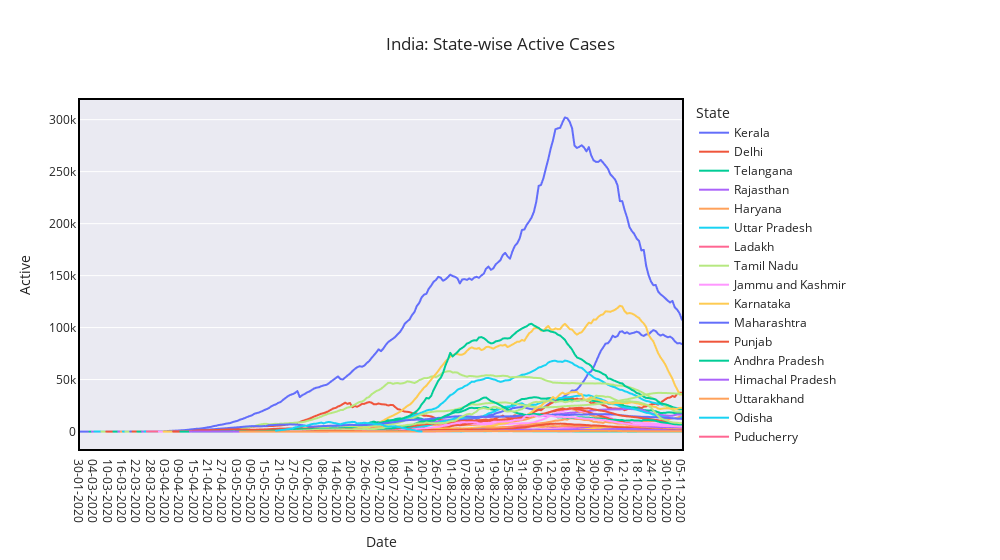

Notebook code for this chart:
### Code cell
fig = px.line(df_without_Ind, x='Date', y='Active', color='State', title='India: State-wise Active Cases')
fig.update_layout(hovermode='closest',template='seaborn',width=1000,xaxis=dict(mirror=True,linewidth=2,linecolor='black',showgrid=False),
                 yaxis=dict(mirror=True,linewidth=2,linecolor='black'))
fig.show()

### Figure 1 — Plotly figure (JSON) as saved in the notebook; plotly's stock layout.template omitted (floating-point values rounded to 4 significant figures; data arrays with more than 128 entries replaced by an {"elided": "..."} marker saying what was removed)
{"data": [{"hovertemplate": "State=Kerala<br>Date=%{x}<br>Active=%{y}<extra></extra>", "legendgroup": "Kerala", "line": {"color": "#636efa", "dash": "solid"}, "mode": "lines", "name": "Kerala", "showlegend": true, "type": "scattergl", "x": {"elided": "253 str values"}, "xaxis": "x", "y": {"elided": "253 int values"}, "yaxis": "y"}, {"hovertemplate": "State=Delhi<br>Date=%{x}<br>Active=%{y}<extra></extra>", "legendgroup": "Delhi", "line": {"color": "#EF553B", "dash": "solid"}, "mode": "lines", "name": "Delhi", "showlegend": true, "type": "scattergl", "x": {"elided": "249 str values"}, "xaxis": "x", "y": {"elided": "249 int values"}, "yaxis": "y"}, {"hovertemplate": "State=Telangana<br>Date=%{x}<br>Active=%{y}<extra></extra>", "legendgroup": "Telangana", "line": {"color": "#00cc96", "dash": "solid"}, "mode": "lines", "name": "Telangana", "showlegend": true, "type": "scattergl", "x": {"elided": "249 str values"}, "xaxis": "x", "y": {"elided": "249 int values"}, "yaxis": "y"}, {"hovertemplate": "State=Rajasthan<br>Date=%{x}<br>Active=%{y}<extra></extra>", "legendgroup": "Rajasthan", "line": {"color": "#ab63fa", "dash": "solid"}, "mode": "lines", "name": "Rajasthan", "showlegend": true, "type": "scattergl", "x": {"elided": "248 str values"}, "xaxis": "x", "y": {"elided": "248 int values"}, "yaxis": "y"}, {"hovertemplate": "State=Haryana<br>Date=%{x}<br>Active=%{y}<extra></extra>", "legendgroup": "Haryana", "line": {"color": "#FFA15A", "dash": "solid"}, "mode": "lines", "name": "Haryana", "showlegend": true, "type": "scattergl", "x": {"elided": "247 str values"}, "xaxis": "x", "y": {"elided": "247 int values"}, "yaxis": "y"}, {"hovertemplate": "State=Uttar Pradesh<br>Date=%{x}<br>Active=%{y}<extra></extra>", "legendgroup": "Uttar Pradesh", "line": {"color": "#19d3f3", "dash": "solid"}, "mode": "lines", "name": "Uttar Pradesh", "showlegend": true, "type": "scattergl", "x": {"elided": "247 str values"}, "xaxis": "x", "y": {"elided": "247 int values"}, "yaxis": "y"}, {"hovertemplate": "State=Ladakh<br>Date=%{x}<br>Active=%{y}<extra></extra>", "legendgroup": "Ladakh", "line": {"color": "#FF6692", "dash": "solid"}, "mode": "lines", "name": "Ladakh", "showlegend": true, "type": "scattergl", "x": {"elided": "244 str values"}, "xaxis": "x", "y": {"elided": "244 int values"}, "yaxis": "y"}, {"hovertemplate": "State=Tamil Nadu<br>Date=%{x}<br>Active=%{y}<extra></extra>", "legendgroup": "Tamil Nadu", "line": {"color": "#B6E880", "dash": "solid"}, "mode": "lines", "name": "Tamil Nadu", "showlegend": true, "type": "scattergl", "x": {"elided": "244 str values"}, "xaxis": "x", "y": {"elided": "244 int values"}, "yaxis": "y"}, {"hovertemplate": "State=Jammu and Kashmir<br>Date=%{x}<br>Active=%{y}<extra></extra>", "legendgroup": "Jammu and Kashmir", "line": {"color": "#FF97FF", "dash": "solid"}, "mode": "lines", "name": "Jammu and Kashmir", "showlegend": true, "type": "scattergl", "x": {"elided": "242 str values"}, "xaxis": "x", "y": {"elided": "242 int values"}, "yaxis": "y"}, {"hovertemplate": "State=Karnataka<br>Date=%{x}<br>Active=%{y}<extra></extra>", "legendgroup": "Karnataka", "line": {"color": "#FECB52", "dash": "solid"}, "mode": "lines", "name": "Karnataka", "showlegend": true, "type": "scattergl", "x": {"elided": "242 str values"}, "xaxis": "x", "y": {"elided": "242 int values"}, "yaxis": "y"}, {"hovertemplate": "State=Maharashtra<br>Date=%{x}<br>Active=%{y}<extra></extra>", "legendgroup": "Maharashtra", "line": {"color": "#636efa", "dash": "solid"}, "mode": "lines", "name": "Maharashtra", "showlegend": true, "type": "scattergl", "x": {"elided": "242 str values"}, "xaxis": "x", "y": {"elided": "242 int values"}, "yaxis": "y"}, {"hovertemplate": "State=Punjab<br>Date=%{x}<br>Active=%{y}<extra></extra>", "legendgroup": "Punjab", "line": {"color": "#EF553B", "dash": "solid"}, "mode": "lines", "name": "Punjab", "showlegend": true, "type": "scattergl", "x": {"elided": "242 str values"}, "xaxis": "x", "y": {"elided": "242 int values"}, "yaxis": "y"}, {"hovertemplate": "State=Andhra Pradesh<br>Date=%{x}<br>Active=%{y}<extra></extra>", "legendgroup": "Andhra Pradesh", "line": {"color": "#00cc96", "dash": "solid"}, "mode": "lines", "name": "Andhra Pradesh", "showlegend": true, "type": "scattergl", "x": {"elided": "239 str values"}, "xaxis": "x", "y": {"elided": "239 int values"}, "yaxis": "y"}, {"hovertemplate": "State=Himachal Pradesh<br>Date=%{x}<br>Active=%{y}<extra></extra>", "legendgroup": "Himachal Pradesh", "line": {"color": "#ab63fa", "dash": "solid"}, "mode": "lines", "name": "Himachal Pradesh", "showlegend": true, "type": "scattergl", "x": {"elided": "237 str values"}, "xaxis": "x", "y": {"elided": "237 int values"}, "yaxis": "y"}, {"hovertemplate": "State=Uttarakhand<br>Date=%{x}<br>Active=%{y}<extra></extra>", "legendgroup": "Uttarakhand", "line": {"color": "#FFA15A", "dash": "solid"}, "mode": "lines", "name": "Uttarakhand", "showlegend": true, "type": "scattergl", "x": {"elided": "236 str values"}, "xaxis": "x", "y": {"elided": "236 int values"}, "yaxis": "y"}, {"hovertemplate": "State=Odisha<br>Date=%{x}<br>Active=%{y}<extra></extra>", "legendgroup": "Odisha", "line": {"color": "#19d3f3", "dash": "solid"}, "mode": "lines", "name": "Odisha", "showlegend": true, "type": "scattergl", "x": {"elided": "235 str values"}, "xaxis": "x", "y": {"elided": "235 int values"}, "yaxis": "y"}, {"hovertemplate": "State=Puducherry<br>Date=%{x}<br>Active=%{y}<extra></extra>", "legendgroup": "Puducherry", "line": {"color": "#FF6692", "dash": "solid"}, "mode": "lines", "name": "Puducherry", "showlegend": true, "type": "scattergl", "x": {"elided": "234 str values"}, "xaxis": "x", "y": {"elided": "234 int values"}, "yaxis": "y"}, {"hovertemplate": "State=West Bengal<br>Date=%{x}<br>Active=%{y}<extra></extra>", "legendgroup": "West Bengal", "line": {"color": "#B6E880", "dash": "solid"}, "mode": "lines", "name": "West Bengal", "showlegend": true, "type": "scattergl", "x": {"elided": "234 str values"}, "xaxis": "x", "y": {"elided": "234 int values"}, "yaxis": "y"}, {"hovertemplate": "State=Chandigarh<br>Date=%{x}<br>Active=%{y}<extra></extra>", "legendgroup": "Chandigarh", "line": {"color": "#FF97FF", "dash": "solid"}, "mode": "lines", "name": "Chandigarh", "showlegend": true, "type": "scattergl", "x": {"elided": "232 str values"}, "xaxis": "x", "y": {"elided": "232 int values"}, "yaxis": "y"}, {"hovertemplate": "State=Chhattisgarh<br>Date=%{x}<br>Active=%{y}<extra></extra>", "legendgroup": "Chhattisgarh", "line": {"color": "#FECB52", "dash": "solid"}, "mode": "lines", "name": "Chhattisgarh", "showlegend": true, "type": "scattergl", "x": {"elided": "232 str values"}, "xaxis": "x", "y": {"elided": "232 int values"}, "yaxis": "y"}, {"hovertemplate": "State=Gujarat<br>Date=%{x}<br>Active=%{y}<extra></extra>", "legendgroup": "Gujarat", "line": {"color": "#636efa", "dash": "solid"}, "mode": "lines", "name": "Gujarat", "showlegend": true, "type": "scattergl", "x": {"elided": "232 str values"}, "xaxis": "x", "y": {"elided": "232 int values"}, "yaxis": "y"}, {"hovertemplate": "State=Madhya Pradesh<br>Date=%{x}<br>Active=%{y}<extra></extra>", "legendgroup": "Madhya Pradesh", "line": {"color": "#EF553B", "dash": "solid"}, "mode": "lines", "name": "Madhya Pradesh", "showlegend": true, "type": "scattergl", "x": {"elided": "231 str values"}, "xaxis": "x", "y": {"elided": "231 int values"}, "yaxis": "y"}, {"hovertemplate": "State=Bihar<br>Date=%{x}<br>Active=%{y}<extra></extra>", "legendgroup": "Bihar", "line": {"color": "#00cc96", "dash": "solid"}, "mode": "lines", "name": "Bihar", "showlegend": true, "type": "scattergl", "x": {"elided": "229 str values"}, "xaxis": "x", "y": {"elided": "229 int values"}, "yaxis": "y"}, {"hovertemplate": "State=Manipur<br>Date=%{x}<br>Active=%{y}<extra></extra>", "legendgroup": "Manipur", "line": {"color": "#ab63fa", "dash": "solid"}, "mode": "lines", "name": "Manipur", "showlegend": true, "type": "scattergl", "x": {"elided": "227 str values"}, "xaxis": "x", "y": {"elided": "227 int values"}, "yaxis": "y"}, {"hovertemplate": "State=Goa<br>Date=%{x}<br>Active=%{y}<extra></extra>", "legendgroup": "Goa", "line": {"color": "#FFA15A", "dash": "solid"}, "mode": "lines", "name": "Goa", "showlegend": true, "type": "scattergl", "x": {"elided": "226 str values"}, "xaxis": "x", "y": {"elided": "226 int values"}, "yaxis": "y"}, {"hovertemplate": "State=Mizoram<br>Date=%{x}<br>Active=%{y}<extra></extra>", "legendgroup": "Mizoram", "line": {"color": "#19d3f3", "dash": "solid"}, "mode": "lines", "name": "Mizoram", "showlegend": true, "type": "scattergl", "x": {"elided": "226 str values"}, "xaxis": "x", "y": {"elided": "226 int values"}, "yaxis": "y"}, {"hovertemplate": "State=Andaman and Nicobar Islands<br>Date=%{x}<br>Active=%{y}<extra></extra>", "legendgroup": "Andaman and Nicobar Islands", "line": {"color": "#FF6692", "dash": "solid"}, "mode": "lines", "name": "Andaman and Nicobar Islands", "showlegend": true, "type": "scattergl", "x": {"elided": "225 str values"}, "xaxis": "x", "y": {"elided": "225 int values"}, "yaxis": "y"}, {"hovertemplate": "State=Assam<br>Date=%{x}<br>Active=%{y}<extra></extra>", "legendgroup": "Assam", "line": {"color": "#B6E880", "dash": "solid"}, "mode": "lines", "name": "Assam", "showlegend": true, "type": "scattergl", "x": {"elided": "220 str values"}, "xaxis": "x", "y": {"elided": "220 int values"}, "yaxis": "y"}, {"hovertemplate": "State=Jharkhand<br>Date=%{x}<br>Active=%{y}<extra></extra>", "legendgroup": "Jharkhand", "line": {"color": "#FF97FF", "dash": "solid"}, "mode": "lines", "name": "Jharkhand", "showlegend": true, "type": "scattergl", "x": {"elided": "220 str values"}, "xaxis": "x", "y": {"elided": "220 int values"}, "yaxis": "y"}, {"hovertemplate": "State=Arunachal Pradesh<br>Date=%{x}<br>Active=%{y}<extra></extra>", "legendgroup": "Arunachal Pradesh", "line": {"color": "#FECB52", "dash": "solid"}, "mode": "lines", "name": "Arunachal Pradesh", "showlegend": true, "type": "scattergl", "x": {"elided": "218 str values"}, "xaxis": "x", "y": {"elided": "218 int values"}, "yaxis": "y"}, {"hovertemplate": "State=Nagaland<br>Date=%{x}<br>Active=%{y}<extra></extra>", "legendgroup": "Nagaland", "line": {"color": "#636efa", "dash": "solid"}, "mode": "lines", "name": "Nagaland", "showlegend": true, "type": "scattergl", "x": {"elided": "214 str values"}, "xaxis": "x", "y": {"elided": "214 int values"}, "yaxis": "y"}, {"hovertemplate": "State=Tripura<br>Date=%{x}<br>Active=%{y}<extra></extra>", "legendgroup": "Tripura", "line": {"color": "#EF553B", "dash": "solid"}, "mode": "lines", "name": "Tripura", "showlegend": true, "type": "scattergl", "x": {"elided": "214 str values"}, "xaxis": "x", "y": {"elided": "214 int values"}, "yaxis": "y"}, {"hovertemplate": "State=Dadra and Nagar Haveli and Daman and Diu<br>Date=%{x}<br>Active=%{y}<extra></extra>", "legendgroup": "Dadra and Nagar Haveli and Daman and Diu", "line": {"color": "#00cc96", "dash": "solid"}, "mode": "lines", "name": "Dadra and Nagar Haveli and Daman and Diu", "showlegend": true, "type": "scattergl", "x": {"elided": "211 str values"}, "xaxis": "x", "y": {"elided": "211 int values"}, "yaxis": "y"}, {"hovertemplate": "State=Meghalaya<br>Date=%{x}<br>Active=%{y}<extra></extra>", "legendgroup": "Meghalaya", "line": {"color": "#ab63fa", "dash": "solid"}, "mode": "lines", "name": "Meghalaya", "showlegend": true, "type": "scattergl", "x": {"elided": "207 str values"}, "xaxis": "x", "y": {"elided": "207 int values"}, "yaxis": "y"}, {"hovertemplate": "State=Sikkim<br>Date=%{x}<br>Active=%{y}<extra></extra>", "legendgroup": "Sikkim", "line": {"color": "#FFA15A", "dash": "solid"}, "mode": "lines", "name": "Sikkim", "showlegend": true, "type": "scattergl", "x": {"elided": "186 str values"}, "xaxis": "x", "y": {"elided": "186 int values"}, "yaxis": "y"}, {"hovertemplate": "State=State Unassigned<br>Date=%{x}<br>Active=%{y}<extra></extra>", "legendgroup": "State Unassigned", "line": {"color": "#19d3f3", "dash": "solid"}, "mode": "lines", "name": "State Unassigned", "showlegend": true, "type": "scattergl", "x": ["19-05-2020", "20-05-2020", "21-05-2020", "22-05-2020", "23-05-2020", "24-05-2020", "25-05-2020", "26-05-2020", "27-05-2020", "28-05-2020", "29-05-2020", "30-05-2020", "31-05-2020", "01-06-2020", "02-06-2020", "03-06-2020", "04-06-2020", "05-06-2020", "06-06-2020", "07-06-2020", "08-06-2020", "09-06-2020", "10-06-2020", "11-06-2020", "12-06-2020", "13-06-2020", "14-06-2020", "15-06-2020", "16-06-2020", "17-06-2020", "18-06-2020", "19-06-2020", "20-06-2020", "21-06-2020", "22-06-2020", "23-06-2020", "24-06-2020", "25-06-2020", "26-06-2020", "27-06-2020", "28-06-2020", "29-06-2020", "30-06-2020", "01-07-2020", "02-07-2020", "03-07-2020", "04-07-2020", "05-07-2020", "06-07-2020", "07-07-2020", "08-07-2020", "09-07-2020", "10-07-2020", "11-07-2020", "12-07-2020", "13-07-2020", "14-07-2020", "15-07-2020", "16-07-2020", "17-07-2020", "18-07-2020", "19-07-2020"], "xaxis": "x", "y": [814, 1096, 1403, 1620, 1899, 2338, 2642, 2970, 4013, 4332, 4673, 5043, 5491, 5630, 6414, 7123, 7483, 7610, 8192, 8610, 7837, 8711, 9227, 8931, 8315, 7984, 7436, 6972, 7684, 8273, 8703, 8927, 9265, 9127, 7832, 8015, 8141, 8493, 8123, 8023, 7839, 7285, 7004, 6915, 6832, 6031, 4999, 4629, 4913, 5034, 5018, 4385, 4161, 3416, 3024, 2358, 2179, 1524, 1285, 531, 163, 0], "yaxis": "y"}], "layout": {"hovermode": "closest", "legend": {"title": {"text": "State"}, "tracegroupgap": 0}, "title": {"text": "India: State-wise Active Cases"}, "width": 1000, "xaxis": {"anchor": "y", "domain": [0, 1], "linecolor": "black", "linewidth": 2, "mirror": true, "showgrid": false, "title": {"text": "Date"}}, "yaxis": {"anchor": "x", "domain": [0, 1], "linecolor": "black", "linewidth": 2, "mirror": true, "title": {"text": "Active"}}}}
